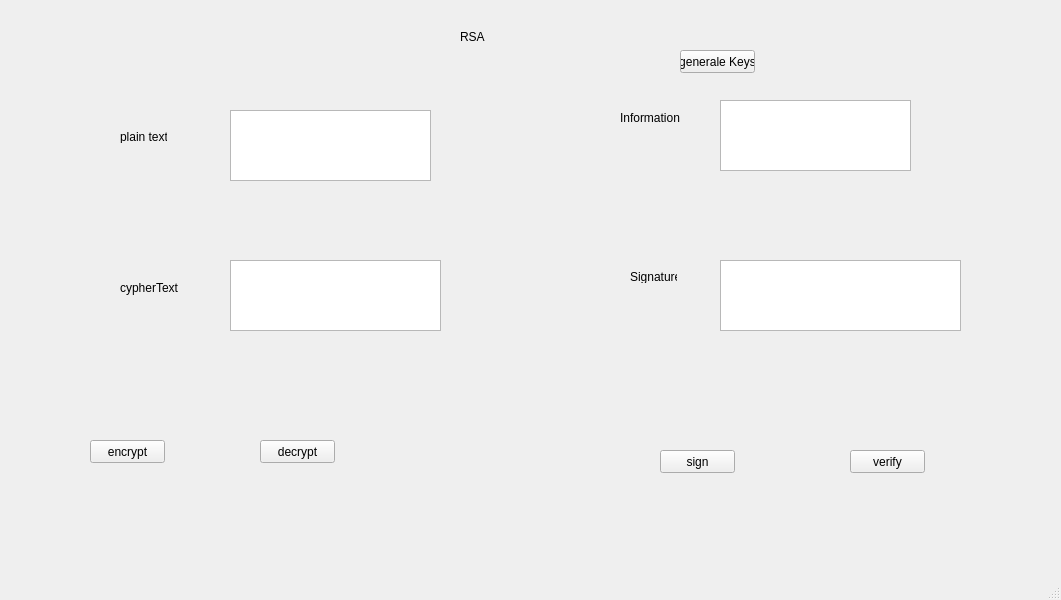
<?xml version="1.0" encoding="UTF-8"?>
<ui version="4.0">
 <class>MainWindow</class>
 <widget class="QMainWindow" name="MainWindow">
  <property name="geometry">
   <rect>
    <x>0</x>
    <y>0</y>
    <width>1061</width>
    <height>600</height>
   </rect>
  </property>
  <property name="windowTitle">
   <string>MainWindow</string>
  </property>
  <widget class="QWidget" name="centralwidget">
   <widget class="QPushButton" name="btn_enr">
    <property name="geometry">
     <rect>
      <x>90</x>
      <y>440</y>
      <width>75</width>
      <height>23</height>
     </rect>
    </property>
    <property name="text">
     <string>encrypt</string>
    </property>
   </widget>
   <widget class="QPushButton" name="btn_der">
    <property name="geometry">
     <rect>
      <x>260</x>
      <y>440</y>
      <width>75</width>
      <height>23</height>
     </rect>
    </property>
    <property name="text">
     <string>decrypt</string>
    </property>
   </widget>
   <widget class="QPushButton" name="btn_sign">
    <property name="geometry">
     <rect>
      <x>660</x>
      <y>450</y>
      <width>75</width>
      <height>23</height>
     </rect>
    </property>
    <property name="text">
     <string>sign</string>
    </property>
   </widget>
   <widget class="QPushButton" name="btn_verify">
    <property name="geometry">
     <rect>
      <x>850</x>
      <y>450</y>
      <width>75</width>
      <height>23</height>
     </rect>
    </property>
    <property name="text">
     <string>verify</string>
    </property>
   </widget>
   <widget class="QTextEdit" name="txt_plain">
    <property name="geometry">
     <rect>
      <x>230</x>
      <y>110</y>
      <width>201</width>
      <height>71</height>
     </rect>
    </property>
   </widget>
   <widget class="QTextEdit" name="textEdit_2">
    <property name="geometry">
     <rect>
      <x>230</x>
      <y>260</y>
      <width>211</width>
      <height>71</height>
     </rect>
    </property>
   </widget>
   <widget class="QTextEdit" name="txt_info">
    <property name="geometry">
     <rect>
      <x>720</x>
      <y>100</y>
      <width>191</width>
      <height>71</height>
     </rect>
    </property>
   </widget>
   <widget class="QTextEdit" name="txt_gig">
    <property name="geometry">
     <rect>
      <x>720</x>
      <y>260</y>
      <width>241</width>
      <height>71</height>
     </rect>
    </property>
   </widget>
   <widget class="QPushButton" name="btn_ganerale">
    <property name="geometry">
     <rect>
      <x>680</x>
      <y>50</y>
      <width>75</width>
      <height>23</height>
     </rect>
    </property>
    <property name="text">
     <string>generale Keys</string>
    </property>
   </widget>
   <widget class="QLabel" name="label">
    <property name="geometry">
     <rect>
      <x>460</x>
      <y>30</y>
      <width>47</width>
      <height>13</height>
     </rect>
    </property>
    <property name="text">
     <string>RSA</string>
    </property>
   </widget>
   <widget class="QLabel" name="label_2">
    <property name="geometry">
     <rect>
      <x>120</x>
      <y>130</y>
      <width>47</width>
      <height>13</height>
     </rect>
    </property>
    <property name="text">
     <string>plain text</string>
    </property>
   </widget>
   <widget class="QLabel" name="label_3">
    <property name="geometry">
     <rect>
      <x>120</x>
      <y>280</y>
      <width>61</width>
      <height>16</height>
     </rect>
    </property>
    <property name="text">
     <string>cypherText</string>
    </property>
   </widget>
   <widget class="QLabel" name="label_4">
    <property name="geometry">
     <rect>
      <x>620</x>
      <y>110</y>
      <width>61</width>
      <height>16</height>
     </rect>
    </property>
    <property name="text">
     <string>Information</string>
    </property>
   </widget>
   <widget class="QLabel" name="label_5">
    <property name="geometry">
     <rect>
      <x>630</x>
      <y>270</y>
      <width>47</width>
      <height>13</height>
     </rect>
    </property>
    <property name="text">
     <string>Signature</string>
    </property>
   </widget>
  </widget>
  <widget class="QMenuBar" name="menubar">
   <property name="geometry">
    <rect>
     <x>0</x>
     <y>0</y>
     <width>1061</width>
     <height>21</height>
    </rect>
   </property>
  </widget>
  <widget class="QStatusBar" name="statusbar"/>
 </widget>
 <resources/>
 <connections/>
</ui>
